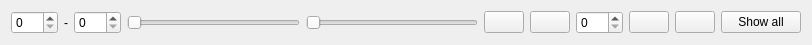
<?xml version="1.0" encoding="UTF-8"?>
<ui version="4.0">
 <class>ArraySelector</class>
 <widget class="QWidget" name="ArraySelector">
  <property name="geometry">
   <rect>
    <x>0</x>
    <y>0</y>
    <width>812</width>
    <height>45</height>
   </rect>
  </property>
  <property name="windowTitle">
   <string>Form</string>
  </property>
  <layout class="QHBoxLayout" name="horizontalLayout" stretch="0,0,0,1,1,0,0,0,0,0,0">
   <item>
    <widget class="QDoubleSpinBox" name="sp_value_from">
     <property name="decimals">
      <number>0</number>
     </property>
    </widget>
   </item>
   <item>
    <widget class="QLabel" name="lb_to">
     <property name="text">
      <string>-</string>
     </property>
    </widget>
   </item>
   <item>
    <widget class="QDoubleSpinBox" name="sp_value_to">
     <property name="decimals">
      <number>0</number>
     </property>
    </widget>
   </item>
   <item>
    <widget class="RangeSlider" name="sl_range">
     <property name="orientation">
      <enum>Qt::Horizontal</enum>
     </property>
    </widget>
   </item>
   <item>
    <widget class="QSlider" name="sl_frame">
     <property name="maximum">
      <number>5</number>
     </property>
     <property name="orientation">
      <enum>Qt::Horizontal</enum>
     </property>
    </widget>
   </item>
   <item>
    <widget class="QPushButton" name="but_first">
     <property name="text">
      <string/>
     </property>
     <property name="icon">
      <iconset resource="icons.qrc">
       <normaloff>:/icon/first.png</normaloff>:/icon/first.png</iconset>
     </property>
     <property name="iconSize">
      <size>
       <width>15</width>
       <height>15</height>
      </size>
     </property>
    </widget>
   </item>
   <item>
    <widget class="QPushButton" name="but_previous">
     <property name="text">
      <string/>
     </property>
     <property name="icon">
      <iconset resource="icons.qrc">
       <normaloff>:/icon/previous.png</normaloff>:/icon/previous.png</iconset>
     </property>
     <property name="iconSize">
      <size>
       <width>15</width>
       <height>15</height>
      </size>
     </property>
    </widget>
   </item>
   <item>
    <widget class="QDoubleSpinBox" name="sp_step">
     <property name="decimals">
      <number>0</number>
     </property>
    </widget>
   </item>
   <item>
    <widget class="QPushButton" name="but_next">
     <property name="text">
      <string/>
     </property>
     <property name="icon">
      <iconset resource="icons.qrc">
       <normaloff>:/icon/next.png</normaloff>:/icon/next.png</iconset>
     </property>
     <property name="iconSize">
      <size>
       <width>15</width>
       <height>15</height>
      </size>
     </property>
    </widget>
   </item>
   <item>
    <widget class="QPushButton" name="but_last">
     <property name="text">
      <string/>
     </property>
     <property name="icon">
      <iconset resource="icons.qrc">
       <normaloff>:/icon/last.png</normaloff>:/icon/last.png</iconset>
     </property>
     <property name="iconSize">
      <size>
       <width>15</width>
       <height>15</height>
      </size>
     </property>
    </widget>
   </item>
   <item>
    <widget class="QPushButton" name="cmd_show_all">
     <property name="text">
      <string>Show all</string>
     </property>
    </widget>
   </item>
  </layout>
 </widget>
 <customwidgets>
  <customwidget>
   <class>RangeSlider</class>
   <extends>QSlider</extends>
   <header>petra_viewer.utils.range_slider</header>
  </customwidget>
 </customwidgets>
 <resources>
  <include location="icons.qrc"/>
 </resources>
 <connections/>
</ui>
